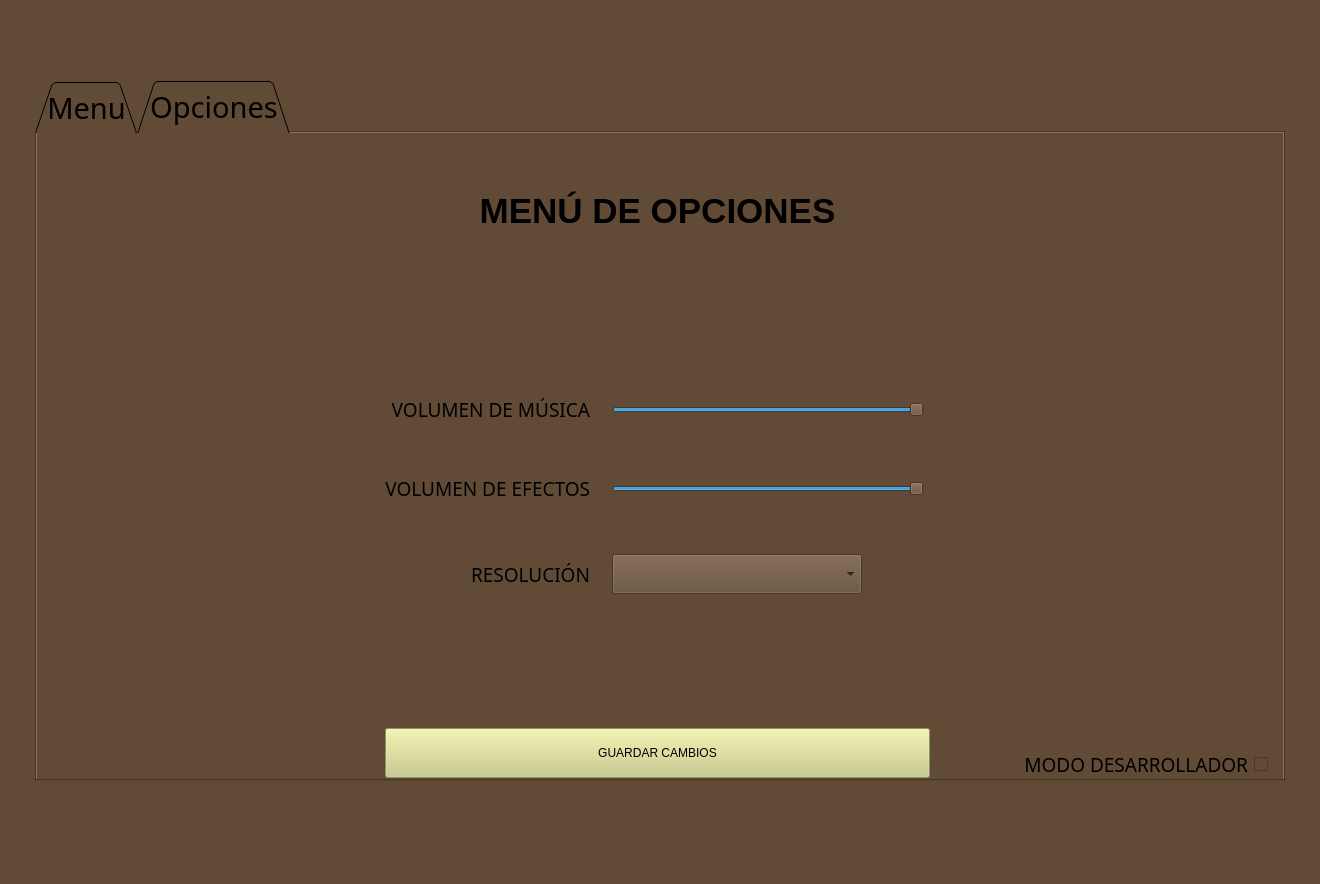
<?xml version="1.0" encoding="UTF-8"?>
<ui version="4.0">
 <class>MainWindow</class>
 <widget class="QMainWindow" name="MainWindow">
  <property name="enabled">
   <bool>true</bool>
  </property>
  <property name="geometry">
   <rect>
    <x>0</x>
    <y>0</y>
    <width>1320</width>
    <height>884</height>
   </rect>
  </property>
  <property name="windowTitle">
   <string>MainWindow</string>
  </property>
  <property name="styleSheet">
   <string notr="true">background-color: rgb(98, 75, 54);</string>
  </property>
  <widget class="QWidget" name="centralwidget">
   <layout class="QGridLayout" name="gridLayout_2">
    <item row="1" column="0">
     <spacer name="horizontalSpacer">
      <property name="orientation">
       <enum>Qt::Horizontal</enum>
      </property>
      <property name="sizeType">
       <enum>QSizePolicy::Expanding</enum>
      </property>
      <property name="sizeHint" stdset="0">
       <size>
        <width>40</width>
        <height>20</height>
       </size>
      </property>
     </spacer>
    </item>
    <item row="2" column="1">
     <spacer name="verticalSpacer_2">
      <property name="orientation">
       <enum>Qt::Vertical</enum>
      </property>
      <property name="sizeType">
       <enum>QSizePolicy::Expanding</enum>
      </property>
      <property name="sizeHint" stdset="0">
       <size>
        <width>20</width>
        <height>40</height>
       </size>
      </property>
     </spacer>
    </item>
    <item row="0" column="1">
     <spacer name="verticalSpacer">
      <property name="orientation">
       <enum>Qt::Vertical</enum>
      </property>
      <property name="sizeType">
       <enum>QSizePolicy::Expanding</enum>
      </property>
      <property name="sizeHint" stdset="0">
       <size>
        <width>20</width>
        <height>40</height>
       </size>
      </property>
     </spacer>
    </item>
    <item row="1" column="1">
     <widget class="QTabWidget" name="tabWidget">
      <property name="enabled">
       <bool>true</bool>
      </property>
      <property name="minimumSize">
       <size>
        <width>1250</width>
        <height>700</height>
       </size>
      </property>
      <property name="sizeIncrement">
       <size>
        <width>0</width>
        <height>0</height>
       </size>
      </property>
      <property name="baseSize">
       <size>
        <width>0</width>
        <height>0</height>
       </size>
      </property>
      <property name="font">
       <font>
        <family>Impact</family>
        <pointsize>22</pointsize>
       </font>
      </property>
      <property name="autoFillBackground">
       <bool>false</bool>
      </property>
      <property name="styleSheet">
       <string notr="true"/>
      </property>
      <property name="tabPosition">
       <enum>QTabWidget::North</enum>
      </property>
      <property name="tabShape">
       <enum>QTabWidget::Triangular</enum>
      </property>
      <property name="currentIndex">
       <number>1</number>
      </property>
      <property name="elideMode">
       <enum>Qt::ElideNone</enum>
      </property>
      <property name="usesScrollButtons">
       <bool>false</bool>
      </property>
      <property name="documentMode">
       <bool>false</bool>
      </property>
      <property name="tabsClosable">
       <bool>false</bool>
      </property>
      <property name="movable">
       <bool>false</bool>
      </property>
      <property name="tabBarAutoHide">
       <bool>false</bool>
      </property>
      <widget class="QWidget" name="tabMenu">
       <attribute name="title">
        <string>Menu</string>
       </attribute>
       <widget class="QWidget" name="layoutWidget">
        <property name="geometry">
         <rect>
          <x>30</x>
          <y>20</y>
          <width>1191</width>
          <height>621</height>
         </rect>
        </property>
        <layout class="QGridLayout" name="gridLayout_5">
         <item row="1" column="2" rowspan="9">
          <spacer name="horizontalSpacer_9">
           <property name="orientation">
            <enum>Qt::Horizontal</enum>
           </property>
           <property name="sizeHint" stdset="0">
            <size>
             <width>40</width>
             <height>20</height>
            </size>
           </property>
          </spacer>
         </item>
         <item row="3" column="1" rowspan="7">
          <spacer name="horizontalSpacer_8">
           <property name="orientation">
            <enum>Qt::Horizontal</enum>
           </property>
           <property name="sizeHint" stdset="0">
            <size>
             <width>40</width>
             <height>20</height>
            </size>
           </property>
          </spacer>
         </item>
         <item row="9" column="0">
          <widget class="QPushButton" name="btnSalir">
           <property name="minimumSize">
            <size>
             <width>0</width>
             <height>50</height>
            </size>
           </property>
           <property name="styleSheet">
            <string notr="true">background-color: rgb(200, 203, 131);
font: 75 14pt &quot;Impact&quot;;</string>
           </property>
           <property name="text">
            <string>Salir</string>
           </property>
          </widget>
         </item>
         <item row="1" column="4">
          <widget class="QLineEdit" name="editNombre">
           <property name="minimumSize">
            <size>
             <width>0</width>
             <height>40</height>
            </size>
           </property>
           <property name="styleSheet">
            <string notr="true">background-color: rgb(255, 255, 255);</string>
           </property>
          </widget>
         </item>
         <item row="10" column="0" colspan="7">
          <spacer name="verticalSpacer_4">
           <property name="orientation">
            <enum>Qt::Vertical</enum>
           </property>
           <property name="sizeType">
            <enum>QSizePolicy::Fixed</enum>
           </property>
           <property name="sizeHint" stdset="0">
            <size>
             <width>20</width>
             <height>40</height>
            </size>
           </property>
          </spacer>
         </item>
         <item row="1" column="3">
          <widget class="QPushButton" name="btnCargarJugador">
           <property name="enabled">
            <bool>true</bool>
           </property>
           <property name="sizePolicy">
            <sizepolicy hsizetype="Fixed" vsizetype="Fixed">
             <horstretch>0</horstretch>
             <verstretch>0</verstretch>
            </sizepolicy>
           </property>
           <property name="minimumSize">
            <size>
             <width>0</width>
             <height>50</height>
            </size>
           </property>
           <property name="styleSheet">
            <string notr="true">background-color: rgb(200, 203, 131);
font: 15pt &quot;Impact&quot;;</string>
           </property>
           <property name="text">
            <string>Añadir jugador</string>
           </property>
          </widget>
         </item>
         <item row="1" column="0" rowspan="2">
          <widget class="QLabel" name="label">
           <property name="sizePolicy">
            <sizepolicy hsizetype="Fixed" vsizetype="Expanding">
             <horstretch>0</horstretch>
             <verstretch>0</verstretch>
            </sizepolicy>
           </property>
           <property name="minimumSize">
            <size>
             <width>200</width>
             <height>50</height>
            </size>
           </property>
           <property name="text">
            <string/>
           </property>
           <property name="pixmap">
            <pixmap resource="img/diamond.qrc">:/diamond/bfiamond.png</pixmap>
           </property>
          </widget>
         </item>
         <item row="1" column="5">
          <widget class="QPushButton" name="btnRecargar">
           <property name="text">
            <string/>
           </property>
           <property name="icon">
            <iconset resource="img/recargar.qrc">
             <normaloff>:/recargar/recargar.png</normaloff>:/recargar/recargar.png</iconset>
           </property>
           <property name="iconSize">
            <size>
             <width>32</width>
             <height>32</height>
            </size>
           </property>
          </widget>
         </item>
         <item row="1" column="6">
          <widget class="QPushButton" name="btnBuscar">
           <property name="styleSheet">
            <string notr="true"/>
           </property>
           <property name="text">
            <string/>
           </property>
           <property name="icon">
            <iconset resource="img/lupa.qrc">
             <normaloff>:/lupa/lupa.png</normaloff>:/lupa/lupa.png</iconset>
           </property>
           <property name="iconSize">
            <size>
             <width>32</width>
             <height>32</height>
            </size>
           </property>
          </widget>
         </item>
         <item row="6" column="0">
          <widget class="QPushButton" name="btnEmpezar">
           <property name="enabled">
            <bool>false</bool>
           </property>
           <property name="minimumSize">
            <size>
             <width>0</width>
             <height>50</height>
            </size>
           </property>
           <property name="styleSheet">
            <string notr="true">background-color: rgb(200, 203, 131);
font: 75 14pt &quot;Impact&quot;;</string>
           </property>
           <property name="text">
            <string>Empezar</string>
           </property>
           <property name="checkable">
            <bool>false</bool>
           </property>
           <property name="autoExclusive">
            <bool>false</bool>
           </property>
           <property name="autoDefault">
            <bool>false</bool>
           </property>
           <property name="default">
            <bool>false</bool>
           </property>
           <property name="flat">
            <bool>false</bool>
           </property>
          </widget>
         </item>
         <item row="5" column="0">
          <spacer name="verticalSpacer_9">
           <property name="orientation">
            <enum>Qt::Vertical</enum>
           </property>
           <property name="sizeType">
            <enum>QSizePolicy::Expanding</enum>
           </property>
           <property name="sizeHint" stdset="0">
            <size>
             <width>20</width>
             <height>155</height>
            </size>
           </property>
          </spacer>
         </item>
         <item row="3" column="0" rowspan="2">
          <spacer name="verticalSpacer_3">
           <property name="orientation">
            <enum>Qt::Vertical</enum>
           </property>
           <property name="sizeType">
            <enum>QSizePolicy::Fixed</enum>
           </property>
           <property name="sizeHint" stdset="0">
            <size>
             <width>20</width>
             <height>160</height>
            </size>
           </property>
          </spacer>
         </item>
         <item row="0" column="0" colspan="7">
          <spacer name="verticalSpacer_10">
           <property name="orientation">
            <enum>Qt::Vertical</enum>
           </property>
           <property name="sizeType">
            <enum>QSizePolicy::Fixed</enum>
           </property>
           <property name="sizeHint" stdset="0">
            <size>
             <width>20</width>
             <height>16</height>
            </size>
           </property>
          </spacer>
         </item>
         <item row="2" column="3" rowspan="8" colspan="4">
          <widget class="QTableWidget" name="tablaJugadores">
           <property name="sizePolicy">
            <sizepolicy hsizetype="Fixed" vsizetype="Expanding">
             <horstretch>0</horstretch>
             <verstretch>0</verstretch>
            </sizepolicy>
           </property>
           <property name="minimumSize">
            <size>
             <width>481</width>
             <height>0</height>
            </size>
           </property>
           <property name="layoutDirection">
            <enum>Qt::LeftToRight</enum>
           </property>
           <property name="styleSheet">
            <string notr="true">background-color: rgb(197, 253, 255);</string>
           </property>
           <property name="editTriggers">
            <set>QAbstractItemView::NoEditTriggers</set>
           </property>
           <property name="showGrid">
            <bool>true</bool>
           </property>
           <attribute name="horizontalHeaderDefaultSectionSize">
            <number>116</number>
           </attribute>
           <attribute name="verticalHeaderDefaultSectionSize">
            <number>30</number>
           </attribute>
           <attribute name="verticalHeaderMinimumSectionSize">
            <number>30</number>
           </attribute>
           <column>
            <property name="text">
             <string>JUGADOR</string>
            </property>
            <property name="font">
             <font>
              <family>Impact</family>
              <pointsize>9</pointsize>
              <weight>50</weight>
              <bold>false</bold>
             </font>
            </property>
            <property name="textAlignment">
             <set>AlignCenter</set>
            </property>
           </column>
           <column>
            <property name="text">
             <string>PUNTOS</string>
            </property>
            <property name="font">
             <font>
              <family>Impact</family>
              <pointsize>9</pointsize>
              <weight>50</weight>
              <bold>false</bold>
             </font>
            </property>
            <property name="textAlignment">
             <set>AlignCenter</set>
            </property>
           </column>
           <column>
            <property name="text">
             <string>NIVEL</string>
            </property>
            <property name="font">
             <font>
              <family>Impact</family>
              <pointsize>9</pointsize>
              <weight>50</weight>
              <bold>false</bold>
             </font>
            </property>
            <property name="textAlignment">
             <set>AlignCenter</set>
            </property>
           </column>
           <column>
            <property name="text">
             <string>FECHA</string>
            </property>
            <property name="font">
             <font>
              <family>Impact</family>
             </font>
            </property>
            <property name="textAlignment">
             <set>AlignCenter</set>
            </property>
           </column>
          </widget>
         </item>
         <item row="1" column="1" rowspan="2">
          <widget class="QLabel" name="lblJugador">
           <property name="sizePolicy">
            <sizepolicy hsizetype="Expanding" vsizetype="Expanding">
             <horstretch>0</horstretch>
             <verstretch>0</verstretch>
            </sizepolicy>
           </property>
           <property name="minimumSize">
            <size>
             <width>10</width>
             <height>50</height>
            </size>
           </property>
           <property name="font">
            <font>
             <family>Impact</family>
             <pointsize>16</pointsize>
            </font>
           </property>
           <property name="styleSheet">
            <string notr="true">background-color: rgba(255, 0, 0, 0);</string>
           </property>
           <property name="text">
            <string>&lt;html&gt;&lt;head/&gt;&lt;body&gt;&lt;p align=&quot;center&quot;&gt;&lt;br/&gt;&lt;/p&gt;&lt;/body&gt;&lt;/html&gt;</string>
           </property>
           <property name="alignment">
            <set>Qt::AlignLeading|Qt::AlignLeft|Qt::AlignVCenter</set>
           </property>
          </widget>
         </item>
        </layout>
       </widget>
      </widget>
      <widget class="QWidget" name="tabOpciones">
       <attribute name="title">
        <string>Opciones</string>
       </attribute>
       <widget class="QWidget" name="layoutWidget">
        <property name="geometry">
         <rect>
          <x>30</x>
          <y>20</y>
          <width>1201</width>
          <height>631</height>
         </rect>
        </property>
        <layout class="QGridLayout" name="gridLayout_3">
         <item row="4" column="1">
          <widget class="QLabel" name="label_4">
           <property name="font">
            <font>
             <family>Impact</family>
             <pointsize>14</pointsize>
            </font>
           </property>
           <property name="text">
            <string>VOLUMEN DE EFECTOS</string>
           </property>
           <property name="alignment">
            <set>Qt::AlignRight|Qt::AlignTrailing|Qt::AlignVCenter</set>
           </property>
          </widget>
         </item>
         <item row="0" column="1" colspan="4">
          <widget class="QLabel" name="lblJugador_6">
           <property name="sizePolicy">
            <sizepolicy hsizetype="Expanding" vsizetype="Expanding">
             <horstretch>0</horstretch>
             <verstretch>0</verstretch>
            </sizepolicy>
           </property>
           <property name="styleSheet">
            <string notr="true">background-color: rgba(255, 0, 0, 0);
font: 8pt &quot;Impact&quot;;</string>
           </property>
           <property name="text">
            <string>&lt;html&gt;&lt;head/&gt;&lt;body&gt;&lt;p align=&quot;center&quot;&gt;&lt;span style=&quot; font-size:26pt; font-weight:600;&quot;&gt;MENÚ DE OPCIONES&lt;/span&gt;&lt;/p&gt;&lt;/body&gt;&lt;/html&gt;</string>
           </property>
           <property name="alignment">
            <set>Qt::AlignCenter</set>
           </property>
          </widget>
         </item>
         <item row="10" column="6">
          <widget class="QCheckBox" name="chkDeveloper">
           <property name="text">
            <string/>
           </property>
          </widget>
         </item>
         <item row="6" column="3" colspan="2">
          <widget class="QComboBox" name="cmbResolucion">
           <property name="sizePolicy">
            <sizepolicy hsizetype="Fixed" vsizetype="Fixed">
             <horstretch>0</horstretch>
             <verstretch>0</verstretch>
            </sizepolicy>
           </property>
           <property name="minimumSize">
            <size>
             <width>250</width>
             <height>40</height>
            </size>
           </property>
           <property name="font">
            <font>
             <family>Impact</family>
             <pointsize>16</pointsize>
            </font>
           </property>
           <property name="styleSheet">
            <string notr="true"/>
           </property>
           <property name="frame">
            <bool>true</bool>
           </property>
          </widget>
         </item>
         <item row="5" column="3" colspan="2">
          <spacer name="verticalSpacer_8">
           <property name="orientation">
            <enum>Qt::Vertical</enum>
           </property>
           <property name="sizeType">
            <enum>QSizePolicy::Fixed</enum>
           </property>
           <property name="sizeHint" stdset="0">
            <size>
             <width>10</width>
             <height>40</height>
            </size>
           </property>
          </spacer>
         </item>
         <item row="1" column="0" rowspan="11">
          <spacer name="horizontalSpacer_3">
           <property name="orientation">
            <enum>Qt::Horizontal</enum>
           </property>
           <property name="sizeType">
            <enum>QSizePolicy::Expanding</enum>
           </property>
           <property name="sizeHint" stdset="0">
            <size>
             <width>40</width>
             <height>20</height>
            </size>
           </property>
          </spacer>
         </item>
         <item row="3" column="3">
          <spacer name="verticalSpacer_7">
           <property name="orientation">
            <enum>Qt::Vertical</enum>
           </property>
           <property name="sizeType">
            <enum>QSizePolicy::Fixed</enum>
           </property>
           <property name="sizeHint" stdset="0">
            <size>
             <width>10</width>
             <height>40</height>
            </size>
           </property>
          </spacer>
         </item>
         <item row="2" column="3">
          <widget class="QSlider" name="SliderMusica">
           <property name="maximum">
            <number>100</number>
           </property>
           <property name="singleStep">
            <number>1</number>
           </property>
           <property name="pageStep">
            <number>10</number>
           </property>
           <property name="sliderPosition">
            <number>100</number>
           </property>
           <property name="orientation">
            <enum>Qt::Horizontal</enum>
           </property>
          </widget>
         </item>
         <item row="1" column="1" colspan="4">
          <spacer name="verticalSpacer_5">
           <property name="orientation">
            <enum>Qt::Vertical</enum>
           </property>
           <property name="sizeHint" stdset="0">
            <size>
             <width>20</width>
             <height>40</height>
            </size>
           </property>
          </spacer>
         </item>
         <item row="2" column="1">
          <widget class="QLabel" name="label_3">
           <property name="font">
            <font>
             <family>Impact</family>
             <pointsize>14</pointsize>
            </font>
           </property>
           <property name="text">
            <string>VOLUMEN DE MÚSICA</string>
           </property>
           <property name="alignment">
            <set>Qt::AlignRight|Qt::AlignTrailing|Qt::AlignVCenter</set>
           </property>
          </widget>
         </item>
         <item row="0" column="5" rowspan="10">
          <spacer name="horizontalSpacer_5">
           <property name="orientation">
            <enum>Qt::Horizontal</enum>
           </property>
           <property name="sizeType">
            <enum>QSizePolicy::Expanding</enum>
           </property>
           <property name="sizeHint" stdset="0">
            <size>
             <width>40</width>
             <height>20</height>
            </size>
           </property>
          </spacer>
         </item>
         <item row="8" column="1" colspan="4">
          <spacer name="verticalSpacer_6">
           <property name="orientation">
            <enum>Qt::Vertical</enum>
           </property>
           <property name="sizeHint" stdset="0">
            <size>
             <width>20</width>
             <height>40</height>
            </size>
           </property>
          </spacer>
         </item>
         <item row="2" column="2" rowspan="5">
          <spacer name="horizontalSpacer_4">
           <property name="orientation">
            <enum>Qt::Horizontal</enum>
           </property>
           <property name="sizeType">
            <enum>QSizePolicy::Fixed</enum>
           </property>
           <property name="sizeHint" stdset="0">
            <size>
             <width>10</width>
             <height>20</height>
            </size>
           </property>
          </spacer>
         </item>
         <item row="4" column="3">
          <widget class="QSlider" name="SliderEfectos">
           <property name="styleSheet">
            <string notr="true"/>
           </property>
           <property name="maximum">
            <number>100</number>
           </property>
           <property name="pageStep">
            <number>10</number>
           </property>
           <property name="sliderPosition">
            <number>100</number>
           </property>
           <property name="orientation">
            <enum>Qt::Horizontal</enum>
           </property>
          </widget>
         </item>
         <item row="6" column="1">
          <widget class="QLabel" name="label_5">
           <property name="font">
            <font>
             <family>Impact</family>
             <pointsize>14</pointsize>
            </font>
           </property>
           <property name="text">
            <string>RESOLUCIÓN</string>
           </property>
           <property name="alignment">
            <set>Qt::AlignRight|Qt::AlignTrailing|Qt::AlignVCenter</set>
           </property>
          </widget>
         </item>
         <item row="9" column="1" rowspan="2" colspan="4">
          <widget class="QPushButton" name="btnGuardarCambios">
           <property name="minimumSize">
            <size>
             <width>0</width>
             <height>50</height>
            </size>
           </property>
           <property name="styleSheet">
            <string notr="true">background-color: rgb(200, 203, 131);
font: 75 14pt &quot;Impact&quot;;</string>
           </property>
           <property name="text">
            <string>GUARDAR CAMBIOS</string>
           </property>
          </widget>
         </item>
         <item row="0" column="0">
          <widget class="QLabel" name="label_2">
           <property name="sizePolicy">
            <sizepolicy hsizetype="Fixed" vsizetype="Expanding">
             <horstretch>0</horstretch>
             <verstretch>0</verstretch>
            </sizepolicy>
           </property>
           <property name="minimumSize">
            <size>
             <width>200</width>
             <height>50</height>
            </size>
           </property>
           <property name="text">
            <string/>
           </property>
           <property name="pixmap">
            <pixmap resource="img/diamond.qrc">:/diamond/bfiamond.png</pixmap>
           </property>
          </widget>
         </item>
         <item row="10" column="5">
          <widget class="QLabel" name="label_6">
           <property name="font">
            <font>
             <family>Impact</family>
             <pointsize>14</pointsize>
            </font>
           </property>
           <property name="text">
            <string>MODO DESARROLLADOR</string>
           </property>
           <property name="alignment">
            <set>Qt::AlignRight|Qt::AlignTrailing|Qt::AlignVCenter</set>
           </property>
          </widget>
         </item>
        </layout>
       </widget>
      </widget>
     </widget>
    </item>
    <item row="1" column="2">
     <spacer name="horizontalSpacer_2">
      <property name="orientation">
       <enum>Qt::Horizontal</enum>
      </property>
      <property name="sizeType">
       <enum>QSizePolicy::Expanding</enum>
      </property>
      <property name="sizeHint" stdset="0">
       <size>
        <width>40</width>
        <height>20</height>
       </size>
      </property>
     </spacer>
    </item>
   </layout>
  </widget>
  <widget class="QMenuBar" name="menubar">
   <property name="geometry">
    <rect>
     <x>0</x>
     <y>0</y>
     <width>1320</width>
     <height>21</height>
    </rect>
   </property>
  </widget>
  <widget class="QStatusBar" name="statusbar"/>
 </widget>
 <resources>
  <include location="img/diamond.qrc"/>
  <include location="img/recargar.qrc"/>
  <include location="img/lupa.qrc"/>
 </resources>
 <connections/>
</ui>
